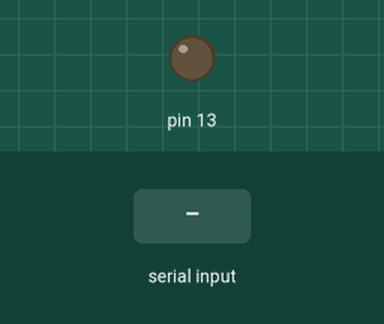
Simulated run of this sketch. Board: Arduino Uno, built with avr-gcc and run on an emulated ATmega328P. Shown: output pins drawn as LEDs (lit = HIGH). Inputs (shaded band) come from the test bench.

Above: at 1.2 s.
1.3 s: "1" received over the second serial link
At 2.5 s:
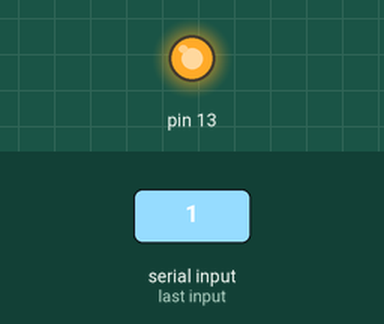
2.8 s: "0" received over the second serial link
At 3.7 s:
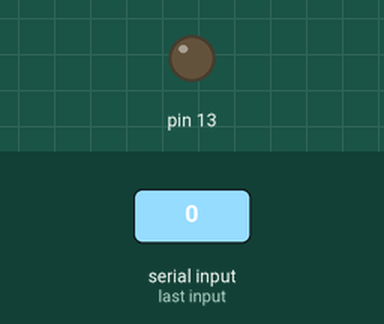
Timing chart, 0 to 5.8 s (numbered marks = the images above; inputs shaded):
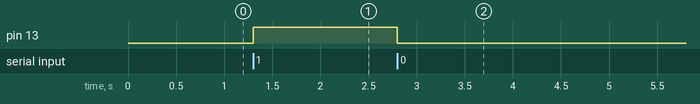

Measured:
- after the input at 1.3 s, pin 13: LOW → HIGH at once
- after the input at 2.8 s, pin 13: HIGH → LOW at once

The sketch:

bLUE.ino
```cpp
#include <SoftwareSerial.h>

int pinoRX = 2;
int pinoTX = 3;
int dadoBtooth = 0;

SoftwareSerial bluetooth(pinoRX,pinoTX);
void setup() {
Serial.begin(9600);
bluetooth.begin(9600);
pinMode(13,OUTPUT);
}

void loop() {
if(bluetooth.available()){
  dadoBtooth = bluetooth.read();
  if(dadoBtooth == '0'){
    digitalWrite(13, LOW);
    bluetooth.write("desligado");
  }else if (dadoBtooth == '1'){
    digitalWrite(13, HIGH);
    bluetooth.write("ligado");
  }
}
}
```
